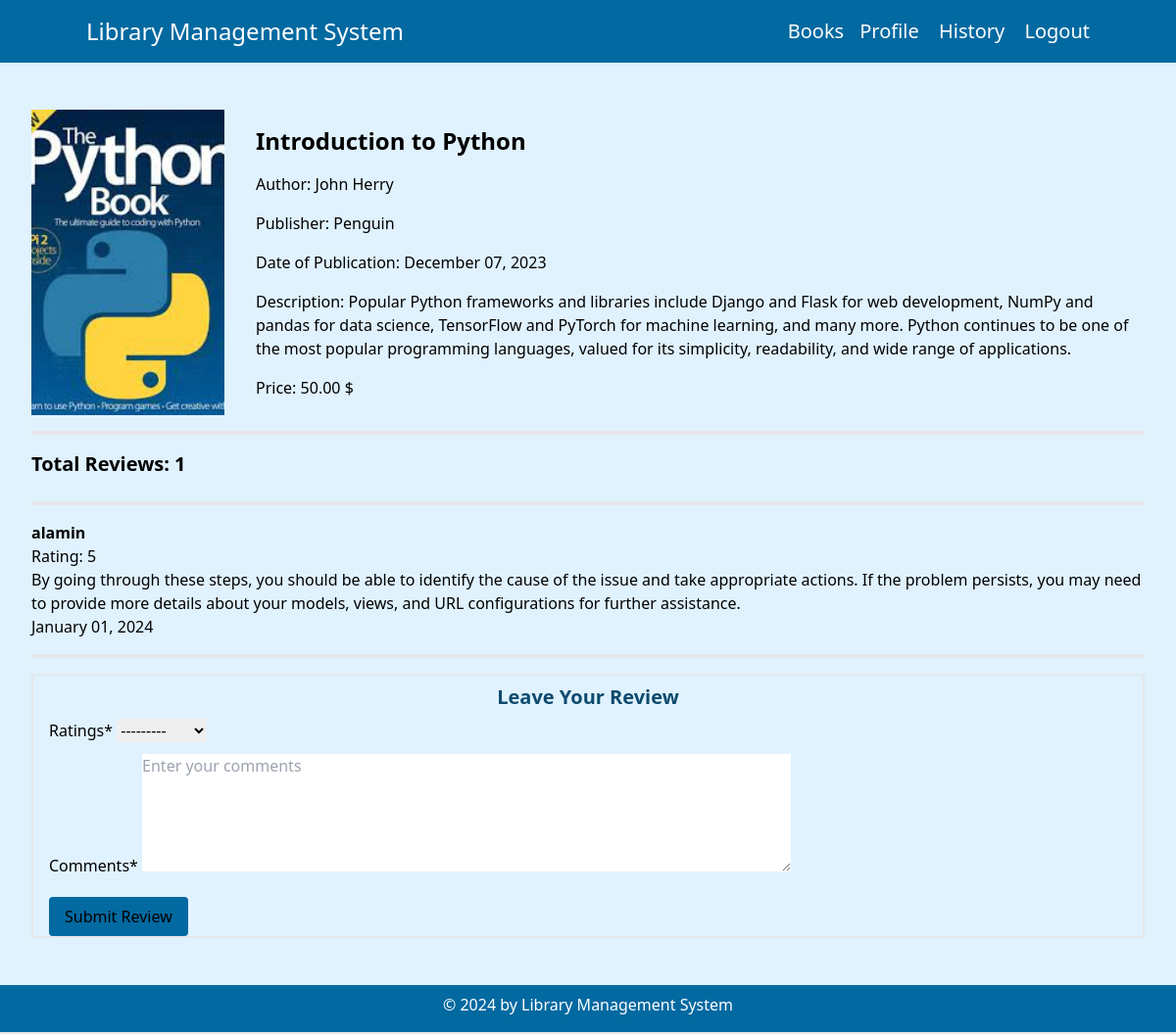
Page /books/review/2/ (signed in) on the earlier database version.
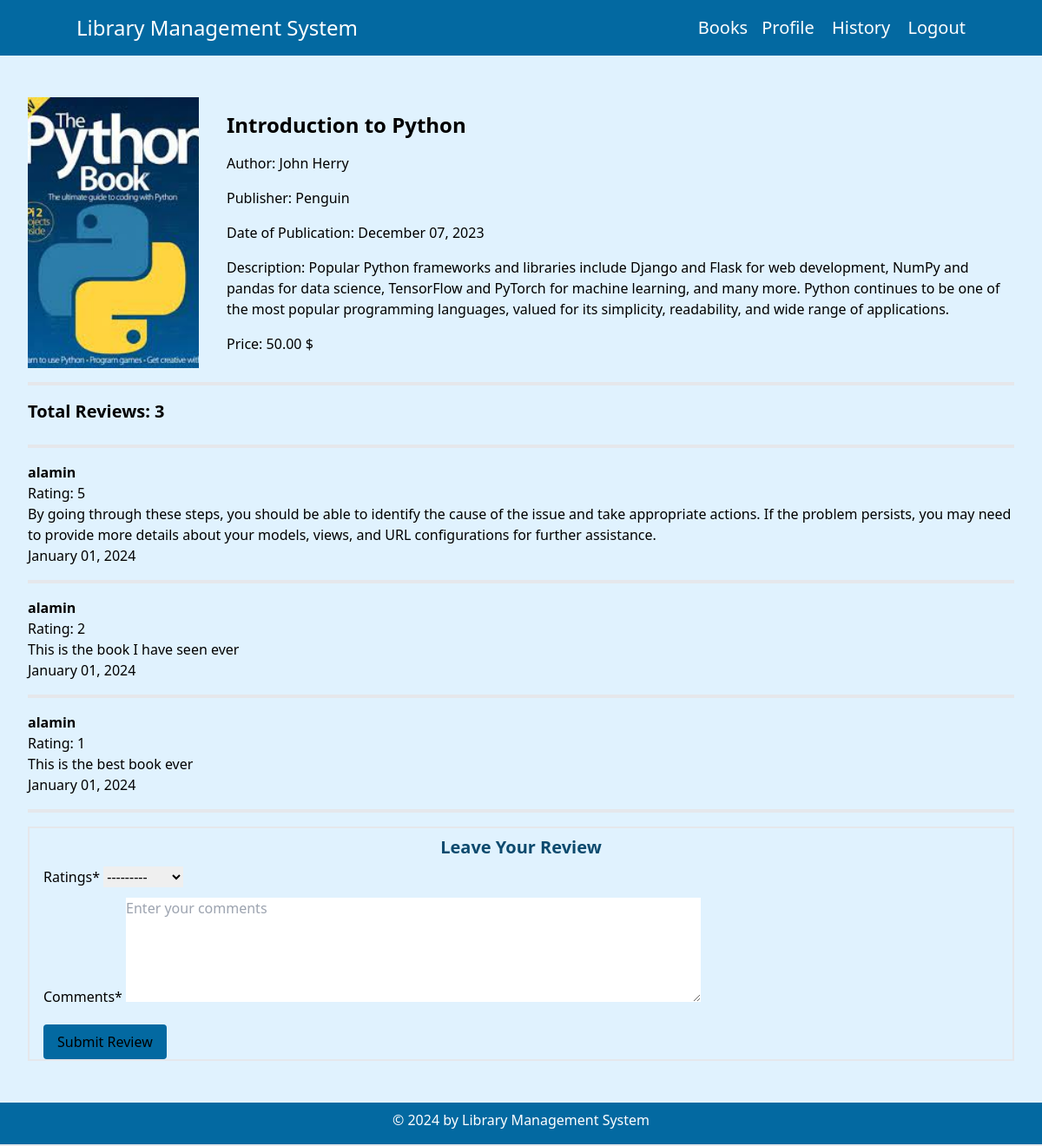
Same page on the later database version.
### books/models.py (models this page shows, shortened)
class Book(models.Model):
    title = models.CharField(max_length=100)
    author = models.CharField(max_length=100)
    publisher = models.CharField(max_length=255, blank=True, null=True)
    date_of_publication = models.DateField(null=True, blank=True)
    description = models.TextField()
    image = models.ImageField(upload_to='books/uploads', blank=True, null=True)
    borrowing_price = models.DecimalField(max_digits=10, decimal_places=2)
    categories = models.ManyToManyField('Category', related_name='books')
    is_borrowed = models.BooleanField(default=False)

class Review(models.Model):
    user = models.ForeignKey(UserProfile, on_delete=models.CASCADE, related_name='reviews')
    book = models.ForeignKey(Book, on_delete=models.CASCADE, related_name='reviews')
    rating = models.IntegerField(choices=RATING_CHOICES)
    comment = models.TextField()
    created_at = models.DateTimeField(auto_now_add=True)

### users/models.py (models this page shows)
class UserProfile(models.Model):
    user = models.OneToOneField(User, on_delete=models.CASCADE, related_name='profile')
    birth_date = models.DateField(null=True, blank=True)
    gender = models.CharField(max_length=100, choices=GENDER_TYPE)
    profession = models.CharField(max_length=100, choices=PROFESSION_TYPE)
    phone_number = models.CharField(max_length=12)
    address = models.TextField(blank=True, null=True)
    balance = models.DecimalField(max_digits=10, decimal_places=2, default=0)
    def __str__(self):
        return self.user.username

### books/views.py (the view, shortened to what this page needs)
# urls.py: path('review/<int:book_id>/', CreateReviewView.as_view(), name='book_review')
@method_decorator(login_required, name='dispatch')
class CreateReviewView(View):
    template_name = 'books/create_review.html'
    def get(self, request, book_id):
        book = get_object_or_404(Book, id=book_id)
        form = ReviewForm()
        return render(request, self.template_name, {'book': book, 'form': form})

### books/forms.py
class ReviewForm(forms.ModelForm):
    class Meta:
        model = Review
        fields = ['rating', 'comment']
        labels = {
            'comment': 'Comments',
            'rating': 'Ratings',
        }
    def __init__(self, *args, **kwargs):
        super(ReviewForm, self).__init__(*args, **kwargs)
        self.fields['comment'].widget.attrs['rows'] = 5
        self.fields['comment'].widget.attrs['cols'] = 70
        self.fields['comment'].widget.attrs['placeholder'] = 'Enter your comments'
        self.fields['rating'].help_text = ''
        self.fields['comment'].help_text = ''

### books/templates/books/create_review.html (shortened to what this page needs)
{% extends "base.html" %}
{% load crispy_forms_tags %}
{% block content %}
  <div class="mx-8 py-12">
    <div class="flex">
      <img src="{{ book.image.url }}"
           alt="{{ book.title }}"
           class="w-64 h-82 object-cover">
      <div class="ml-8">
        <h1 class="font-bold text-2xl pt-4 pb-4">{{ book.title }}</h1>
        <p class="pb-4">Author: {{ book.author }}</p>
        <p class="pb-4">Publisher: {{ book.publisher }}</p>
        <p class="pb-4">Date of Publication: {{ book.date_of_publication|date:"F d, Y" }}</p>
        <p class="pb-4">Description: {{ book.description }}</p>
        <p class="pb-4">Price: {{ book.borrowing_price }} $</p>
      </div>
    </div>
    <hr class="border-2 my-4 text-orange-700" />
    {% if book.reviews.all %}
      <h2 class="font-bold text-xl pb-2">Total Reviews: {{ book.reviews.all | length }}</h2>
      <hr class="border-2 my-4 text-black" />
      <ul>
        {% for review in book.reviews.all %}
          <li>
            <strong>{{ review.user }}</strong>
            <p>Rating: {{ review.rating }}</p>
            <p>{{ review.comment }}</p>
            <p>{{ review.created_at|date:"F d, Y" }}</p>
          </li>
          <hr class="border-2 my-4 text-black" />
        {% endfor %}
      </ul>
    {% else %}
      <p>No reviews yet.</p>
    {% endif %}
    <div class="border-2">
      <h4 class="text-center py-2 text-xl font-semibold text-sky-900">Leave Your Review</h4>
      <form method="post" class="ml-4">
        {{ form|crispy }}
        <button class="btn btn-lg bg-sky-700 rounded border-1 px-4 py-2 mt-2 hover:bg-sky-900">Submit Review</button>
      </form>
    </div>
  </div>
{% endblock content %}

Differences in the rows shown:
computed for Book "Introduction to Python": reviews.all|length "1" → "3"
added Review: user "alamin", rating "2", comment "This is the book I have seen ever", created_at "January 01, 2024"
added Review: user "alamin", rating "1", comment "This is the best book ever", created_at "January 01, 2024"
